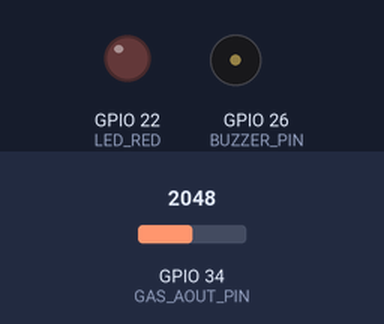
The program below on a simulated ESP32. Shown: output pins drawn as LEDs (lit = HIGH), buzzer (waves = sounding, pin HIGH). Inputs (shaded band) come from the test bench; at power-on: GPIO 34 (GAS_AOUT_PIN) = 2048. WiFi joins after 1.5 s; servers stay silent unless stated; what the program prints to the serial monitor is not drawn.

Above: at 3.0 s.
3.1 s: GPIO 34 (GAS_AOUT_PIN) set to 2934
5.0 s: GPIO 34 (GAS_AOUT_PIN) set to 3030
At 6.4 s:
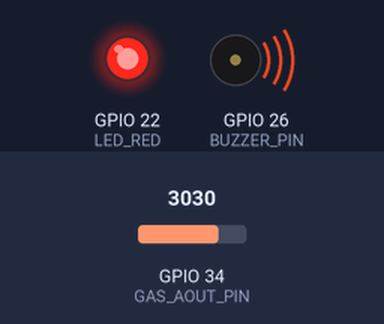
7.3 s: GPIO 34 (GAS_AOUT_PIN) set to 2960
At 9.0 s:
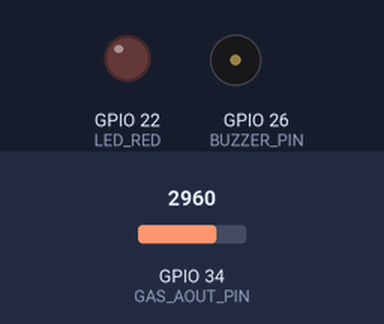
9.3 s: GPIO 34 (GAS_AOUT_PIN) set to 3040
At 10.9 s:
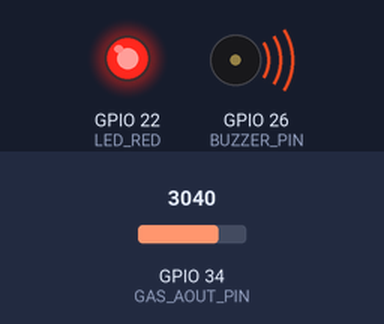
Timing chart, 0 to 12.3 s (numbered marks = the images above; inputs shaded):
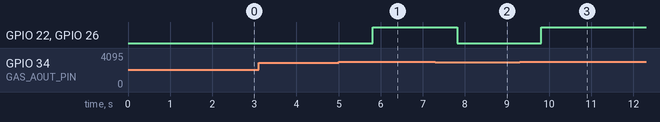

The program:

main.cpp
```cpp
// Blynk
#define BLYNK_TEMPLATE_ID "TMPL68YCNBftz"
#define BLYNK_TEMPLATE_NAME "Esp32 Mq2 Gas Sensor"
#define BLYNK_AUTH_TOKEN "BIL_HGBSoFrOv7uFukwQV7FxIAkPCnHl"

#include <WiFi.h>
#include <WiFiClientSecure.h>
#include <BlynkSimpleEsp32.h>
#include <UniversalTelegramBot.h>
#include <ArduinoJson.h>

// WiFi
const char* ssid = "Wokwi-GUEST";
const char* password = "";

// Telegram
#define BOT_TOKEN "7462780055:AAESMhTWsftegxA7D_k1kMKkwx9smS9lHJs"
#define CHAT_ID "7413444616"

// Pin setup
#define GAS_AOUT_PIN 34  // analog MQ-2
#define GAS_DOUT_PIN 25  // digital MQ-2 (không dùng trong bản này)
#define LED_RED      22  // LED cảnh báo vật lý
#define BUZZER_PIN   26  // Còi báo động

WiFiClientSecure client;
UniversalTelegramBot bot(BOT_TOKEN, client);

unsigned long lastAlertTime = 0;
int dangerThreshold = 3000;  // Ngưỡng khí gas nguy hiểm

void setup() {
  Serial.begin(115200);

  pinMode(LED_RED, OUTPUT);
  pinMode(BUZZER_PIN, OUTPUT);

  WiFi.begin(ssid, password);
  client.setInsecure();  // Bỏ kiểm tra SSL

  while (WiFi.status() != WL_CONNECTED) {
    delay(500);
    Serial.print(".");
  }
  Serial.println("\nWiFi Connected");

  Blynk.begin(BLYNK_AUTH_TOKEN, ssid, password);
}

void loop() {
  Blynk.run();

  int gasLevel = analogRead(GAS_AOUT_PIN);
  Serial.print("Gas Level: ");
  Serial.println(gasLevel);

  // Gửi dữ liệu lên Blynk
  Blynk.virtualWrite(V1, gasLevel);  // Nồng độ khí gas

  if (gasLevel >= dangerThreshold) {
    digitalWrite(LED_RED, HIGH);
    digitalWrite(BUZZER_PIN, HIGH);
    Blynk.virtualWrite(V2, "⚠️ Nguy hiểm! Phát hiện rò rỉ khí gas");
    Blynk.virtualWrite(V3, 255);  // LED cảnh báo Blynk sáng

    if (millis() - lastAlertTime > 30000) {
      String msg = "⚠️ CẢNH BÁO: Phát hiện rò rỉ khí gas!\nNồng độ: " + String(gasLevel);
      bot.sendMessage(CHAT_ID, msg, "");
      lastAlertTime = millis();
    }
  } else {
    digitalWrite(LED_RED, LOW);
    digitalWrite(BUZZER_PIN, LOW);
    Blynk.virtualWrite(V2, "✅ An toàn");
    Blynk.virtualWrite(V3, 0);  // LED cảnh báo tắt
  }

  delay(1000);
}
```

Measured:
- the behaviour switches between 2999 and 3000 on GPIO 34 (GAS_AOUT_PIN) (found by bisection; images 0 and 1)
- after the input at 3.1 s, every drawn part: stays the same
- after the input at 5.0 s, GPIO 22 (LED_RED), GPIO 26 (BUZZER_PIN): LOW → HIGH after 0.81 s
- after the input at 7.3 s, GPIO 22 (LED_RED), GPIO 26 (BUZZER_PIN): HIGH → LOW after 0.51 s
- after the input at 9.3 s, GPIO 22 (LED_RED), GPIO 26 (BUZZER_PIN): LOW → HIGH after 0.52 s
